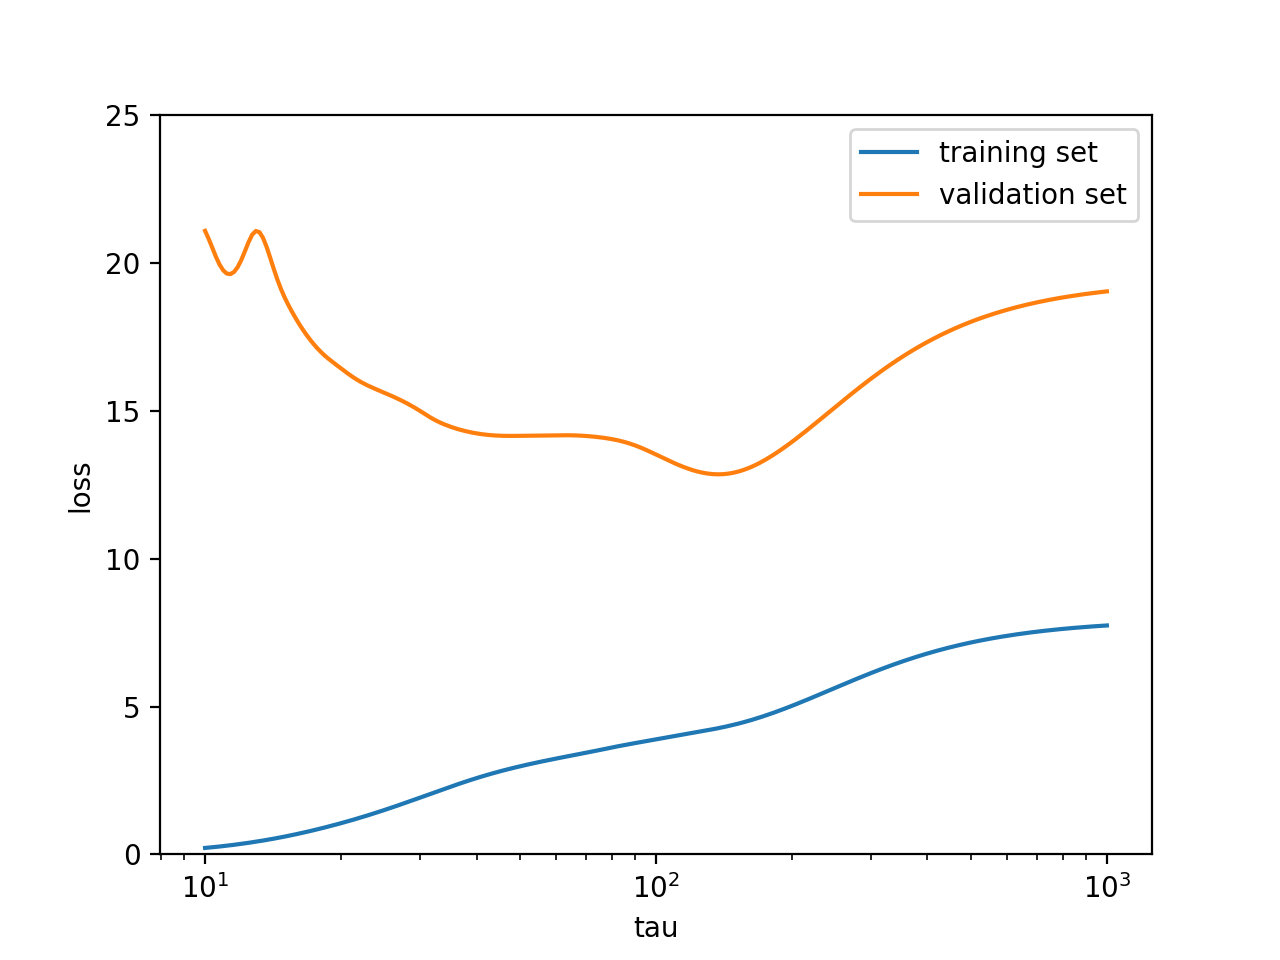

Write Python code to recreate this figure.
# -*- coding: utf-8 -*-
"""

Complete the implementation of locally reweighted least squares.

Created on Tue Sep 12 20:39:09 2017

Implemented on Oct 3rd, 2019
@CHAO, Daren
"""

from __future__ import print_function
import matplotlib.pyplot as plt
import numpy as np
from scipy.misc import logsumexp
from sklearn.datasets import load_boston
from sklearn.model_selection import train_test_split

np.random.seed(0)
np.set_printoptions(suppress=True)

# load boston housing prices dataset
# data(506, 13) feature_names(13, )
boston = load_boston()
x = boston['data']
N = x.shape[0]
x = np.concatenate((np.ones((506, 1)), x), axis=1)  # add constant one feature - no bias needed
d = x.shape[1]
y = boston['target']

idx = np.random.permutation(range(N))


# helper function
def l2(a, b):
    """
    Input: A is a Nxd matrix
           B is a Mxd matirx
    Output: dist is a NxM matrix where dist[i,j] is the square norm between A[i,:] and B[j,:]
    i.e. dist[i,j] = ||A[i,:]-B[j,:]||^2
    """
    a_norm = (a ** 2).sum(axis=1).reshape(a.shape[0], 1)
    b_norm = (b ** 2).sum(axis=1).reshape(1, b.shape[0])
    dist = a_norm + b_norm - 2 * a.dot(b.transpose())
    return dist


# to implement
def LRLS(test_datum, x_train, y_train, tau, lam=1e-5):
    """
    Input: test_datum is a dx1 test vector
           x_train is the N_train x d design matrix
           y_train is the N_train x 1 targets vector
           tau is the local reweighting parameter
           lam is the regularization parameter
    output is y_hat the prediction on test_datum
    """
    dist = l2(x_train, test_datum.reshape(1, x_train.shape[1]))  # N x 1 matrix
    dist = -dist / (2 * tau**2)
    # dist = np.exp(dist) / np.sum(np.exp(dist))
    dist = np.exp(dist - logsumexp(dist))
    a_weights = np.diag(dist.reshape((dist.shape[0],)))  # A
    w_star = x_train.T.dot(a_weights).dot(x_train) + lam * np.identity(d)
    w_star = np.linalg.inv(w_star)
    w_star = w_star.dot(x_train.T).dot(a_weights).dot(y_train)
    # w_star = np.linalg.solve(x_train.T.dot(a_weights).dot(x_train) + lam * np.ones(d),
    #                          x_train.T.dot(a_weights).dot(y_train))
    y_hat = test_datum.T.dot(w_star)
    return y_hat


def run_validation(x_, y_, taus_, val_frac):
    """
    Input: x is the N x d design matrix
           y is the N x 1 targets vector
           taus is a vector of tau values to evaluate
           val_frac is the fraction of examples to use as validation data
    output is
           a vector of training losses, one for each tau value
           a vector of validation losses, one for each tau value
    """
    train_x, val_x, train_y, val_y = \
        train_test_split(x_, y_, test_size=val_frac)
    valid_taus_ = []
    train_losses_ = []
    validation_losses_ = []
    for tau_ in taus_:
        losses_train, count_train = 0, 0
        losses_val, count_val = 0, 0
        valid = True  # check whether this tau is valid
        for i in range(train_x.shape[0]):
            try:
                y_hat = LRLS(train_x[i], train_x, train_y, tau_)
                losses_train += 0.5 * (y_hat - train_y[i])**2
                count_train += 1
            except np.linalg.LinAlgError:
                print("ERROR: Singular matrix")
                valid = False
        for i in range(val_x.shape[0]):
            try:
                y_hat = LRLS(val_x[i], train_x, train_y, tau_)
                losses_val += 0.5 * (y_hat - val_y[i]) ** 2
                count_val += 1
            except np.linalg.LinAlgError:
                print("ERROR: Singular matrix")
                valid = False
        if valid:  # remove invalid taus
            valid_taus_.append(tau_)
            losses_train /= count_train
            train_losses_.append(losses_train)
            losses_val /= count_val
            validation_losses_.append(losses_val)
    return np.array(train_losses_), np.array(validation_losses_), valid_taus_


if __name__ == "__main__":
    # In this excersice we fixed lambda (hard coded to 1e-5) and only set tau value.
    # Feel free to play with lambda as well if you wish.
    taus = np.logspace(1.0, 3, 200)
    train_losses, test_losses, valid_taus = run_validation(x, y, taus, val_frac=0.3)
    # print(train_losses)
    # print(test_losses)
    
    plt.semilogx(valid_taus, train_losses, label="training set")
    plt.semilogx(valid_taus, test_losses, label="validation set")
    plt.ylim(0, 25)
    plt.xlim(0, )
    plt.legend()
    plt.xlabel("tau")
    plt.ylabel("loss")
    plt.show()
